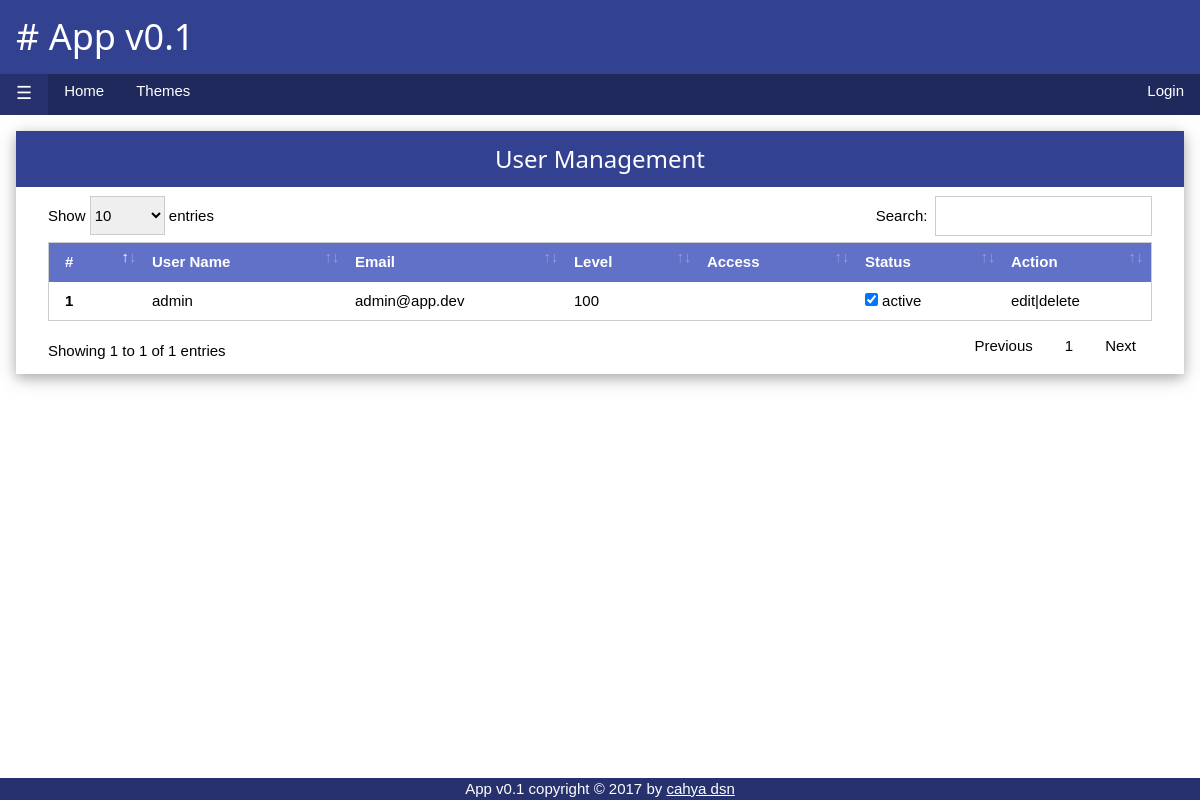
Screenshot of /mod/user/index.php with the database file from the repository.
### tables this page shows
CREATE TABLE `app_user` (
  `id_user` int(11) NOT NULL AUTO_INCREMENT,
  `username` varchar(50) NOT NULL,
  `password` varchar(255) NOT NULL,
  `email` varchar(255) NOT NULL,
  `level` tinyint(4) NOT NULL DEFAULT 0,
  `access` varchar(255) DEFAULT NULL,
  `last_login` timestamp NULL DEFAULT current_timestamp(),
  `status` tinyint(4) NOT NULL DEFAULT 0,
  `created_date` timestamp NOT NULL DEFAULT current_timestamp(),
  `updated_date` timestamp NOT NULL DEFAULT current_timestamp(),
  PRIMARY KEY (`id_user`)
);

### mod/user/index.php (the view, shortened to what this page needs)
<?php
$head_css="
<link rel='stylesheet' href='css/datatables.bootstrap4.min.css'>
";
include '../../inc/header.php';?>
    <div class="w3-container">
      <div class="w3-row">
        <div class="w3-col s12 m12 l12">
          <div class="w3-card-4 w3-margin-top">
          <header class="w3-container w3-theme-d2 w3-center">
            <h3>User Management</h3>
          </header>
          <div class="w3-container w3-padding">
            <div class="w3-table-responsive">
            <div class="w3-container">
              <table class="w3-table w3-border w3-bordered w3-striped" id="dt" cellspacing="0" width="100%">
                <thead>
                  <tr class="w3-theme-l1">
                    <th>#</th>
                    <th>User Name</th>
                    <th>Email</th>
                    <th>Level</th>
                    <th>Access</th>
                    <th>Status</th>
                    <th>Action</th>
                  </tr>
                </thead>
                <tbody>
                <?php
                $sql="SELECT * FROM app_user";
                $result=$db->query($sql);
                $i=0;
                foreach($result as $r):
                ?>
                  <tr>
                    <th scope="row"><?php echo ++$i;?></th>
                    <td><?php echo $r['username'];?></td>
                    <td><?php echo $r['email'];?></td>
                    <td><?php echo $r['level'];?></td>
                    <td><?php echo $r['access'];?></td>
                    <td><input type='checkbox' id='chk[<?php echo $r['id_user'];?>]' <?php echo ($r['status']=='1'?' checked':'');?> readonly><?php echo ($r['status']!='1'?'not':'');?> active</td>
                    <td>edit|delete</td>
                  </tr>
                <?php endforeach;?>
                </tbody>
              </table>
              </div>
            </div>
          </div>
        </div>
      </div>
    </div>
<?php include '../../inc/footer.php';?>

### css/w3.css (style rules this page uses)
*,*:before,*:after { box-sizing:inherit }
html { -ms-text-size-adjust:100%;-webkit-text-size-adjust:100% }
body { margin:0 }
article,aside,details,figcaption,figure,footer,header,main,menu,nav,section,summary { display:block }
button,input,select,textarea { font:inherit;margin:0 }
button,input { overflow:visible }
[type=checkbox],[type=radio] { padding:0 }
html,body { font-family:Verdana,sans-serif;font-size:15px;line-height:1.5 }
html { overflow-x:hidden }
h3 { font-size:24px }
h1,h2,h3,h4,h5,h6 { font-family:"Segoe UI",Arial,sans-serif;font-weight:400;margin:10px 0 }
.w3-table,.w3-table-all { border-collapse:collapse;border-spacing:0;width:100%;display:table }
.w3-bordered tr,.w3-table-all tr { border-bottom:1px solid #ddd }
.w3-table td,.w3-table th,.w3-table-all td,.w3-table-all th { padding:8px 8px;display:table-cell;text-align:left;vertical-align:top }
.w3-table th:first-child,.w3-table td:first-child,.w3-table-all th:first-child,.w3-table-all td:first-child { padding-left:16px }
.w3-container:after,.w3-container:before,.w3-panel:after,.w3-panel:before,.w3-row:after,.w3-row:before,.w3-row-padding:after,.w3-row-padding:before, .w3-cell-row:before,.w3-cell-row:after,.w3-clear:after,.w3-clear:before,.w3-bar:before,.w3-bar:after { content:"";display:table;clear:both }
.w3-col,.w3-half,.w3-third,.w3-twothird,.w3-threequarter,.w3-quarter { float:left;width:100% }
.w3-col.s12 { width:99.99999% }
@media (min-width:601px) { .w3-col.m12 { width:99.99999% } }
@media (min-width:993px) { .w3-col.l12 { width:99.99999% } }
.w3-container,.w3-panel { padding:0.01em 16px }
.w3-card-4,.w3-hover-shadow:hover { box-shadow:0 4px 10px 0 rgba(0,0,0,0.2),0 4px 20px 0 rgba(0,0,0,0.19) }
.w3-center { text-align:center!important }
.w3-border { border:1px solid #ccc!important }
.w3-margin-top { margin-top:16px!important }
.w3-padding { padding:8px 16px!important }

### css/w3-theme-indigo.css (style rules this page uses)
.w3-theme-l1 { color:#fff !important; background-color:#6271c8 !important }
.w3-theme-d2 { color:#fff !important; background-color:#334191 !important }

### css/apps.css (style rules this page uses)
.w3-table-responsive { display: block; width: 100%; overflow-x: auto; -ms-overflow-style: -ms-autohiding-scrollbar; }

### rows the page displays
app_user: username "admin", email "admin@app.dev", level "100", status "☑"

### other values shown
$apps_name "App"
$apps_version "0.1"
